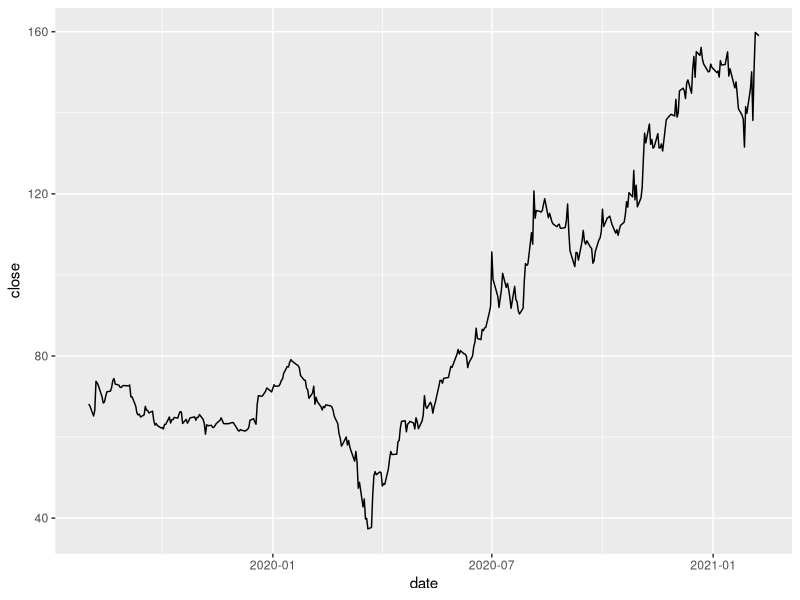

This chart was generated by the following R code:
## ---- chunk 1
library(tidyverse)
match.stock <- read_csv("data/MTCH_0208.csv") %>% 
  select(date = Date,
         close = Close)
write.csv(match.stock, "data/MTCH_0208_reduced.csv", row.names = FALSE)

ggplot(match.stock, mapping = aes(x = date, y = close)) +
  geom_line()


